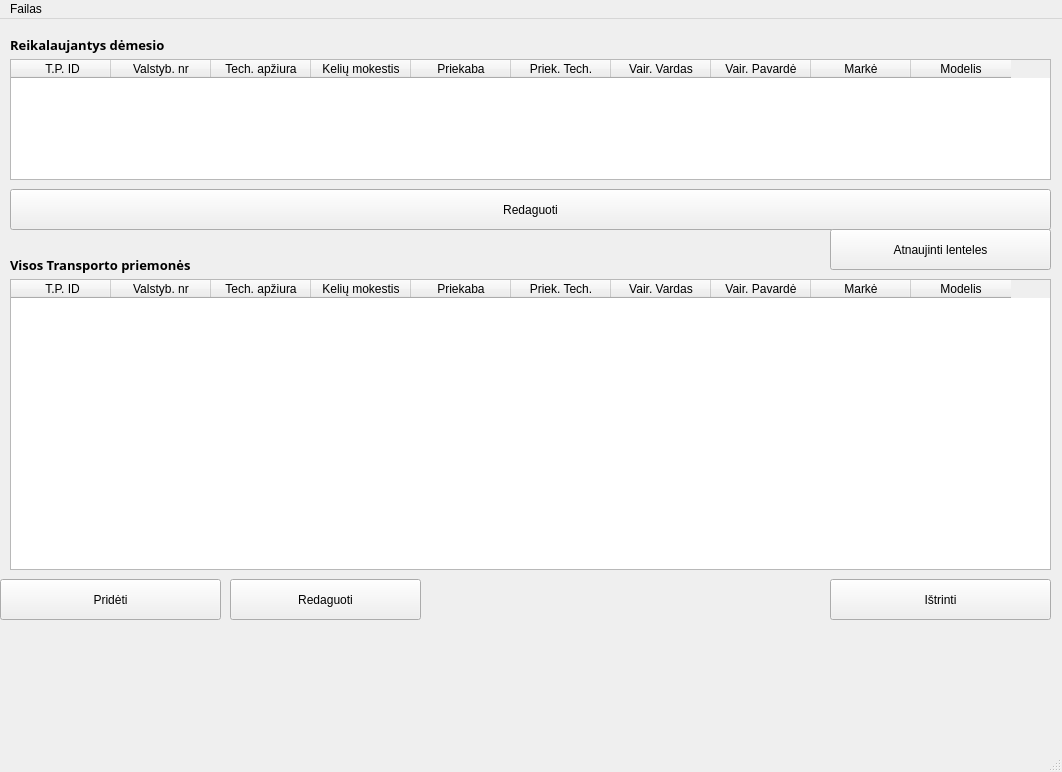
<?xml version="1.0" encoding="UTF-8"?>
<ui version="4.0">
 <class>MainWindow</class>
 <widget class="QMainWindow" name="MainWindow">
  <property name="geometry">
   <rect>
    <x>0</x>
    <y>0</y>
    <width>1062</width>
    <height>772</height>
   </rect>
  </property>
  <property name="windowTitle">
   <string>Transporto valdymas</string>
  </property>
  <widget class="QWidget" name="centralwidget">
   <widget class="QPushButton" name="prideti">
    <property name="geometry">
     <rect>
      <x>0</x>
      <y>560</y>
      <width>221</width>
      <height>41</height>
     </rect>
    </property>
    <property name="text">
     <string>Pridėti</string>
    </property>
   </widget>
   <widget class="QLabel" name="label">
    <property name="geometry">
     <rect>
      <x>10</x>
      <y>10</y>
      <width>201</width>
      <height>31</height>
     </rect>
    </property>
    <property name="font">
     <font>
      <family>Arial Black</family>
      <pointsize>10</pointsize>
      <weight>75</weight>
      <bold>true</bold>
     </font>
    </property>
    <property name="text">
     <string>Reikalaujantys dėmesio</string>
    </property>
   </widget>
   <widget class="QLabel" name="label_2">
    <property name="geometry">
     <rect>
      <x>10</x>
      <y>230</y>
      <width>221</width>
      <height>31</height>
     </rect>
    </property>
    <property name="font">
     <font>
      <family>Arial Black</family>
      <pointsize>10</pointsize>
      <weight>75</weight>
      <bold>true</bold>
     </font>
    </property>
    <property name="text">
     <string>Visos Transporto priemonės</string>
    </property>
   </widget>
   <widget class="QPushButton" name="redaguoti_2">
    <property name="geometry">
     <rect>
      <x>230</x>
      <y>560</y>
      <width>191</width>
      <height>41</height>
     </rect>
    </property>
    <property name="text">
     <string>Redaguoti</string>
    </property>
   </widget>
   <widget class="QPushButton" name="istrinti">
    <property name="geometry">
     <rect>
      <x>830</x>
      <y>560</y>
      <width>221</width>
      <height>41</height>
     </rect>
    </property>
    <property name="text">
     <string>Ištrinti</string>
    </property>
   </widget>
   <widget class="QPushButton" name="redaguoti">
    <property name="geometry">
     <rect>
      <x>10</x>
      <y>170</y>
      <width>1041</width>
      <height>41</height>
     </rect>
    </property>
    <property name="text">
     <string>Redaguoti</string>
    </property>
   </widget>
   <widget class="QTableWidget" name="visi_auto">
    <property name="geometry">
     <rect>
      <x>10</x>
      <y>260</y>
      <width>1041</width>
      <height>291</height>
     </rect>
    </property>
    <property name="tabletTracking">
     <bool>false</bool>
    </property>
    <property name="autoFillBackground">
     <bool>true</bool>
    </property>
    <property name="inputMethodHints">
     <set>Qt::ImhNone</set>
    </property>
    <property name="lineWidth">
     <number>2</number>
    </property>
    <property name="sizeAdjustPolicy">
     <enum>QAbstractScrollArea::AdjustToContents</enum>
    </property>
    <property name="autoScrollMargin">
     <number>16</number>
    </property>
    <property name="editTriggers">
     <set>QAbstractItemView::NoEditTriggers</set>
    </property>
    <property name="showDropIndicator" stdset="0">
     <bool>false</bool>
    </property>
    <property name="alternatingRowColors">
     <bool>true</bool>
    </property>
    <property name="selectionMode">
     <enum>QAbstractItemView::SingleSelection</enum>
    </property>
    <property name="selectionBehavior">
     <enum>QAbstractItemView::SelectRows</enum>
    </property>
    <property name="gridStyle">
     <enum>Qt::DashDotDotLine</enum>
    </property>
    <property name="cornerButtonEnabled">
     <bool>false</bool>
    </property>
    <attribute name="horizontalHeaderCascadingSectionResizes">
     <bool>false</bool>
    </attribute>
    <attribute name="verticalHeaderMinimumSectionSize">
     <number>35</number>
    </attribute>
    <attribute name="verticalHeaderStretchLastSection">
     <bool>true</bool>
    </attribute>
    <column>
     <property name="text">
      <string> T.P. ID</string>
     </property>
    </column>
    <column>
     <property name="text">
      <string>Valstyb. nr</string>
     </property>
    </column>
    <column>
     <property name="text">
      <string>Tech. apžiura</string>
     </property>
    </column>
    <column>
     <property name="text">
      <string>Kelių mokestis</string>
     </property>
    </column>
    <column>
     <property name="text">
      <string>Priekaba</string>
     </property>
    </column>
    <column>
     <property name="text">
      <string>Priek. Tech.</string>
     </property>
    </column>
    <column>
     <property name="text">
      <string>Vair. Vardas</string>
     </property>
    </column>
    <column>
     <property name="text">
      <string>Vair. Pavardė</string>
     </property>
    </column>
    <column>
     <property name="text">
      <string>Markė</string>
     </property>
    </column>
    <column>
     <property name="text">
      <string>Modelis</string>
     </property>
    </column>
   </widget>
   <widget class="QTableWidget" name="reik_dem">
    <property name="geometry">
     <rect>
      <x>10</x>
      <y>40</y>
      <width>1041</width>
      <height>121</height>
     </rect>
    </property>
    <property name="tabletTracking">
     <bool>false</bool>
    </property>
    <property name="autoFillBackground">
     <bool>true</bool>
    </property>
    <property name="inputMethodHints">
     <set>Qt::ImhNone</set>
    </property>
    <property name="lineWidth">
     <number>2</number>
    </property>
    <property name="sizeAdjustPolicy">
     <enum>QAbstractScrollArea::AdjustToContents</enum>
    </property>
    <property name="autoScrollMargin">
     <number>16</number>
    </property>
    <property name="editTriggers">
     <set>QAbstractItemView::NoEditTriggers</set>
    </property>
    <property name="showDropIndicator" stdset="0">
     <bool>false</bool>
    </property>
    <property name="alternatingRowColors">
     <bool>true</bool>
    </property>
    <property name="selectionMode">
     <enum>QAbstractItemView::SingleSelection</enum>
    </property>
    <property name="selectionBehavior">
     <enum>QAbstractItemView::SelectRows</enum>
    </property>
    <property name="gridStyle">
     <enum>Qt::DashDotDotLine</enum>
    </property>
    <property name="cornerButtonEnabled">
     <bool>false</bool>
    </property>
    <attribute name="horizontalHeaderCascadingSectionResizes">
     <bool>false</bool>
    </attribute>
    <attribute name="verticalHeaderMinimumSectionSize">
     <number>35</number>
    </attribute>
    <attribute name="verticalHeaderStretchLastSection">
     <bool>true</bool>
    </attribute>
    <column>
     <property name="text">
      <string> T.P. ID</string>
     </property>
    </column>
    <column>
     <property name="text">
      <string>Valstyb. nr</string>
     </property>
    </column>
    <column>
     <property name="text">
      <string>Tech. apžiura</string>
     </property>
    </column>
    <column>
     <property name="text">
      <string>Kelių mokestis</string>
     </property>
    </column>
    <column>
     <property name="text">
      <string>Priekaba</string>
     </property>
    </column>
    <column>
     <property name="text">
      <string>Priek. Tech.</string>
     </property>
    </column>
    <column>
     <property name="text">
      <string>Vair. Vardas</string>
     </property>
    </column>
    <column>
     <property name="text">
      <string>Vair. Pavardė</string>
     </property>
    </column>
    <column>
     <property name="text">
      <string>Markė</string>
     </property>
    </column>
    <column>
     <property name="text">
      <string>Modelis</string>
     </property>
    </column>
   </widget>
   <widget class="QPushButton" name="atnaujinti">
    <property name="geometry">
     <rect>
      <x>830</x>
      <y>210</y>
      <width>221</width>
      <height>41</height>
     </rect>
    </property>
    <property name="text">
     <string>Atnaujinti lenteles</string>
    </property>
   </widget>
  </widget>
  <widget class="QMenuBar" name="menubar">
   <property name="geometry">
    <rect>
     <x>0</x>
     <y>0</y>
     <width>1062</width>
     <height>22</height>
    </rect>
   </property>
   <widget class="QMenu" name="menuFailas">
    <property name="title">
     <string>Failas</string>
    </property>
    <addaction name="actionU_daryti"/>
   </widget>
   <addaction name="menuFailas"/>
  </widget>
  <widget class="QStatusBar" name="statusbar"/>
  <action name="actionU_daryti">
   <property name="text">
    <string>Uždaryti</string>
   </property>
  </action>
 </widget>
 <resources/>
 <connections/>
</ui>
